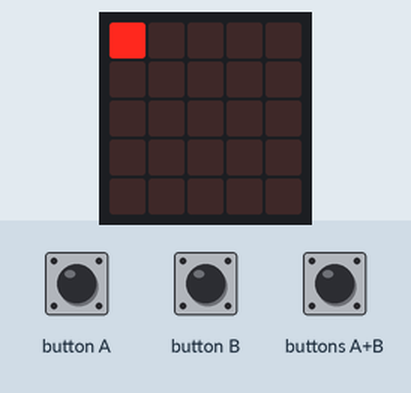
Recording of a program running on a simulated BBC micro:bit (MakeCode). On the bench: the board's 5×5 LED display. The test bench sets the inputs (shaded band).

Above: at 1.2 s.
1.3 s: button A pressed for 0.15 s
At 3.4 s:
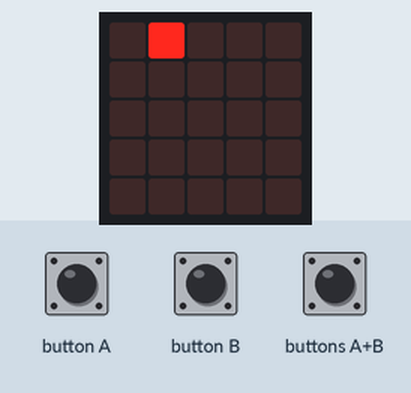
4.4 s: button B pressed for 0.15 s
At 7.0 s:
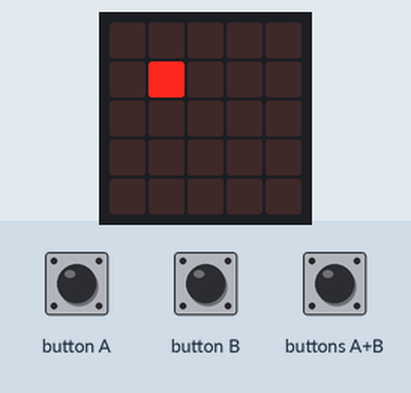
7.5 s: button A pressed for 0.15 s
At 9.4 s:
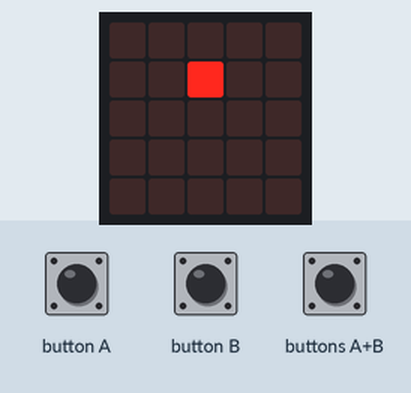
10.6 s: button B pressed for 0.15 s
At 12.9 s:
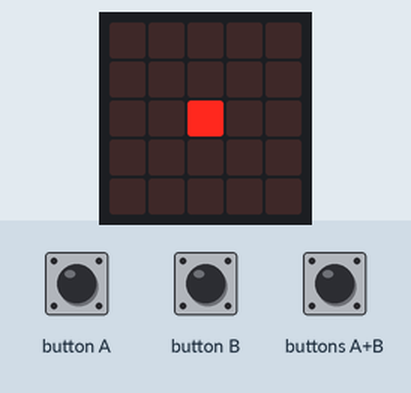
13.7 s: button A pressed for 0.15 s
At 16.5 s:
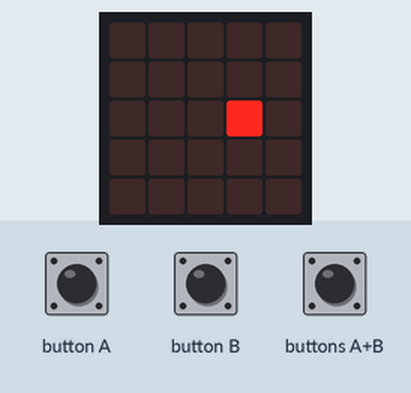
16.8 s: button B pressed for 0.15 s
At 18.8 s:
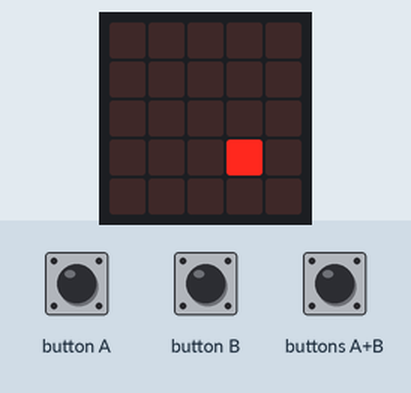
Timing chart, 0 to 20.3 s (numbered marks = the images above; inputs shaded):
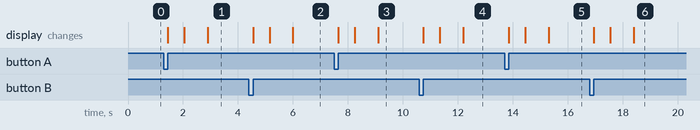

The program:

main.ts
```typescript
function Validar_Coordenada () {
    if (Coordenada_X <= 4 && Coordenada_Y <= 4) {
        basic.clearScreen()
        led.plot(Coordenada_X, Coordenada_Y)
        return true
    } else {
        return false
    }
}
input.onButtonPressed(Button.A, function () {
    basic.showArrow(ArrowNames.East)
    Coordenada_X += 1
    basic.showNumber(Coordenada_X)
    basic.pause(100)
    basic.clearScreen()
    if (!(Validar_Coordenada())) {
        basic.showIcon(IconNames.No)
    }
})
input.onButtonPressed(Button.AB, function () {
    Coordenada_X = 0
    Coordenada_Y = 0
    basic.clearScreen()
    led.plot(Coordenada_X, Coordenada_Y)
})
input.onButtonPressed(Button.B, function () {
    basic.showArrow(ArrowNames.South)
    Coordenada_Y += 1
    basic.showNumber(Coordenada_Y)
    basic.pause(100)
    basic.clearScreen()
    if (!(Validar_Coordenada())) {
        basic.showIcon(IconNames.No)
    }
})
let Coordenada_Y = 0
let Coordenada_X = 0
Coordenada_X = 0
Coordenada_Y = 0
led.plot(Coordenada_X, Coordenada_Y)
```

test.ts
```typescript
// aquí va el archivo "tests"; esto no se compilará cuando este paquete se utilice como una extensión.
```

Measured:
- after the input at 1.3 s, the display: first changes after 0.15 s (image 1 shows a later state)
- after the input at 4.4 s, the display: first changes after 0.15 s (image 2 shows a later state)
- after the input at 7.5 s, the display: first changes after 0.15 s (image 3 shows a later state)
- after the input at 10.6 s, the display: first changes after 0.15 s (image 4 shows a later state)
- after the input at 13.7 s, the display: first changes after 0.15 s (image 5 shows a later state)
- after the input at 16.8 s, the display: first changes after 0.15 s (image 6 shows a later state)
